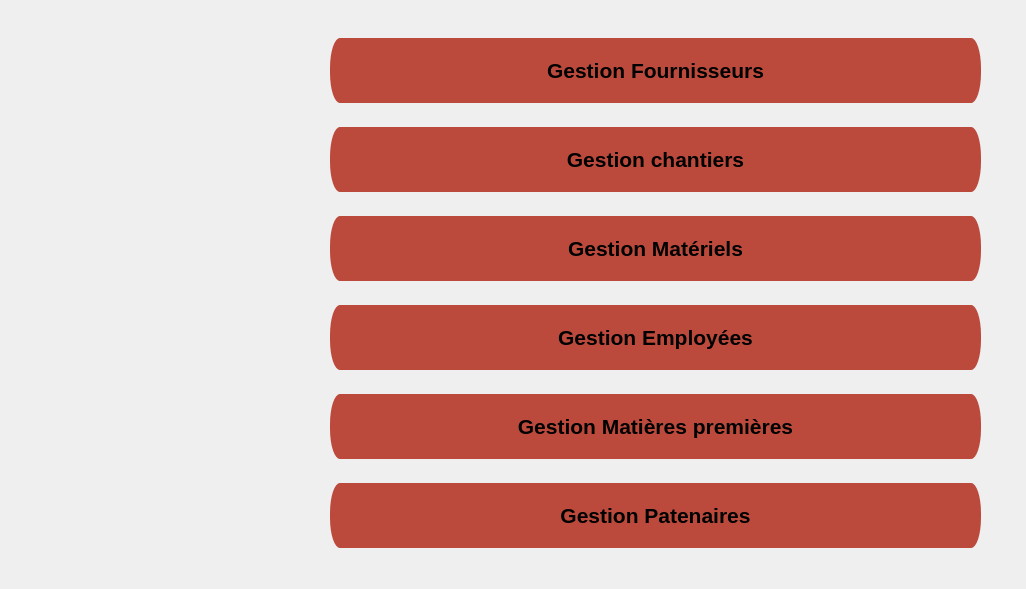
<?xml version="1.0" encoding="UTF-8"?>
<ui version="4.0">
 <class>modules</class>
 <widget class="QDialog" name="modules">
  <property name="geometry">
   <rect>
    <x>0</x>
    <y>0</y>
    <width>1026</width>
    <height>589</height>
   </rect>
  </property>
  <property name="windowTitle">
   <string>Dialog</string>
  </property>
  <property name="styleSheet">
   <string notr="true"/>
  </property>
  <widget class="QLabel" name="label_buble">
   <property name="geometry">
    <rect>
     <x>140</x>
     <y>200</y>
     <width>161</width>
     <height>131</height>
    </rect>
   </property>
   <property name="text">
    <string/>
   </property>
  </widget>
  <widget class="QLabel" name="label_pers">
   <property name="geometry">
    <rect>
     <x>40</x>
     <y>230</y>
     <width>191</width>
     <height>341</height>
    </rect>
   </property>
   <property name="text">
    <string/>
   </property>
  </widget>
  <widget class="QWidget" name="verticalLayoutWidget">
   <property name="geometry">
    <rect>
     <x>330</x>
     <y>20</y>
     <width>651</width>
     <height>551</height>
    </rect>
   </property>
   <layout class="QVBoxLayout" name="verticalLayout_2">
    <item>
     <widget class="QPushButton" name="pushButton_7">
      <property name="font">
       <font>
        <pointsize>16</pointsize>
        <bold>true</bold>
       </font>
      </property>
      <property name="cursor">
       <cursorShape>PointingHandCursor</cursorShape>
      </property>
      <property name="styleSheet">
       <string notr="true">border-radius: 10% 30% 50% 70%;
  background: #BC4A3C;
  padding: 20px;
</string>
      </property>
      <property name="text">
       <string>Gestion Fournisseurs</string>
      </property>
     </widget>
    </item>
    <item>
     <widget class="QPushButton" name="pushButton_8">
      <property name="font">
       <font>
        <pointsize>16</pointsize>
        <bold>true</bold>
       </font>
      </property>
      <property name="cursor">
       <cursorShape>PointingHandCursor</cursorShape>
      </property>
      <property name="styleSheet">
       <string notr="true">border-radius: 10% 30% 50% 70%;
  background: #BC4A3C;
  padding: 20px;
</string>
      </property>
      <property name="text">
       <string>Gestion chantiers</string>
      </property>
      <property name="flat">
       <bool>false</bool>
      </property>
     </widget>
    </item>
    <item>
     <widget class="QPushButton" name="pushButton_9">
      <property name="font">
       <font>
        <pointsize>16</pointsize>
        <bold>true</bold>
       </font>
      </property>
      <property name="cursor">
       <cursorShape>PointingHandCursor</cursorShape>
      </property>
      <property name="styleSheet">
       <string notr="true">border-radius: 10% 30% 50% 70%;
  background: #BC4A3C;
  padding: 20px;
</string>
      </property>
      <property name="text">
       <string>Gestion Matériels</string>
      </property>
     </widget>
    </item>
    <item>
     <widget class="QPushButton" name="pushButton_10">
      <property name="font">
       <font>
        <pointsize>16</pointsize>
        <bold>true</bold>
       </font>
      </property>
      <property name="cursor">
       <cursorShape>PointingHandCursor</cursorShape>
      </property>
      <property name="styleSheet">
       <string notr="true">border-radius: 10% 30% 50% 70%;
  background: #BC4A3C;
  padding: 20px;
</string>
      </property>
      <property name="text">
       <string>Gestion Employées</string>
      </property>
     </widget>
    </item>
    <item>
     <widget class="QPushButton" name="pushButton_11">
      <property name="font">
       <font>
        <pointsize>16</pointsize>
        <bold>true</bold>
       </font>
      </property>
      <property name="cursor">
       <cursorShape>PointingHandCursor</cursorShape>
      </property>
      <property name="styleSheet">
       <string notr="true">border-radius: 10% 30% 50% 70%;
  background: #BC4A3C;
  padding: 20px;
</string>
      </property>
      <property name="text">
       <string>Gestion Matières premières</string>
      </property>
     </widget>
    </item>
    <item>
     <widget class="QPushButton" name="pushButton_12">
      <property name="font">
       <font>
        <pointsize>16</pointsize>
        <bold>true</bold>
       </font>
      </property>
      <property name="cursor">
       <cursorShape>OpenHandCursor</cursorShape>
      </property>
      <property name="styleSheet">
       <string notr="true">border-radius: 10% 30% 50% 70%;
 background: #BC4A3C;
 padding: 20px;
</string>
      </property>
      <property name="text">
       <string>Gestion Patenaires</string>
      </property>
     </widget>
    </item>
   </layout>
  </widget>
  <widget class="QLabel" name="label_backi">
   <property name="geometry">
    <rect>
     <x>0</x>
     <y>-10</y>
     <width>841</width>
     <height>611</height>
    </rect>
   </property>
   <property name="text">
    <string/>
   </property>
  </widget>
  <zorder>label_backi</zorder>
  <zorder>label_buble</zorder>
  <zorder>label_pers</zorder>
  <zorder>verticalLayoutWidget</zorder>
 </widget>
 <resources/>
 <connections/>
</ui>
